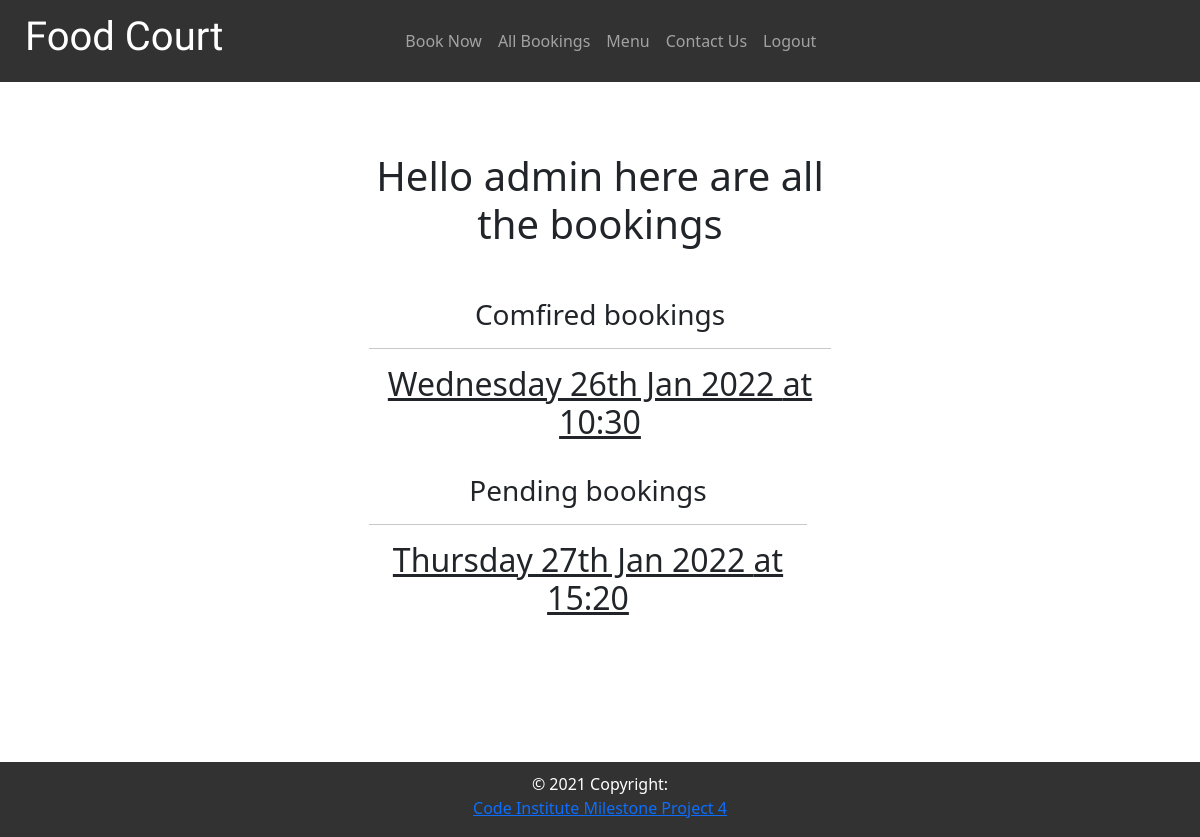
Page /booking/ (signed in) on the committed database.
### booking/models.py (models this page shows, shortened)
class Book(models.Model):
    used_id = models.ForeignKey(
        User, on_delete=models.CASCADE, related_name="booking_books",
    )
    booked_time = models.TimeField()
    booked_date = models.DateField()
    menu_type = models.IntegerField(choices=TYPE, default=0)
    created_on = models.DateTimeField(auto_now_add=True)
    updated_on = models.DateTimeField(auto_now=True)
    table_num = models.IntegerField(choices=TABLES, default=0)
    guests_num = models.IntegerField(choices=GUESTS)
    status = models.IntegerField(choices=STATUS, default=0)
    class Meta:
        ordering = ["-created_on"]

### booking/views.py (the view)
# urls.py: path('', views.booking, name='booking'),
def booking(request):
    booked = Book.objects.filter(status=1)
    pending = Book.objects.filter(status=0)
    context = {
        'booked': booked,
        'pending': pending
    }
    return render(request, 'booking/booking.html', context)

### booking/templates/booking/booking.html (shortened to what this page needs)
{% extends "base.html" %}
{% block content %}
  <div class="container" id="bookings_container">
    {% if request.user.is_authenticated %}
      {% if user.username == "admin" %}
        <div class="row">
          <div class="col">
            <h1 class="description">Hello {{ user.username}} here are all the bookings </h1>
          </div>
        </div>
        <div class="row">
          <div class="col">
            <div id="booked">
              <h3>Comfired bookings</h3>
              <hr>
              {% for booking in booked %}
                  <div class="row">
                    <div class="col">
                      <h2 class="title">{{ booking.booked_date|date:'l dS M Y' }} at {{ booking.booked_time|date:'H:i' }}</h2>
                    </div>
                  </div>
              {% endfor %}
          </div>
        </div>
        <div class="row pending">
          <div class="col">
            <div id="pending">
              <h3>Pending bookings</h3>
              <hr>
                {% for pend in pending %}
                    <div class="row">
                      <div class="col">
                        <h2 class="title">{{ pend.booked_date|date:'l dS M Y' }} at {{ pend.booked_time|date:'H:i' }}</h2>
                      </div>
                    </div>
                  {% endfor %}
            </div>
          </div>
        </div>
      {% endif %}
    {% endif %}
  </div>
{% endblock %}

### static/css/base.css (style rules this page uses)
* { margin: 0; padding: 0; }
html, body { height:100%; padding:0; margin:0; }
body { min-width: 100vw; overflow-x: hidden; background-image: url('https://res.cloudinary.com/dmgrh8ekr/image/upload/v1642891482/greenwich/pattern_wg14iu.png'); background-size: 600px; }
#booked h3 { text-align: center; }
#pending h3 { text-align: center; }
.description { text-align: center; }
.pending { margin-top: 25px; }
#bookings_container { background-color: white; width: 50%; min-height: 80vh; }
.description { margin: 50px 0; }
.title { text-decoration: underline; text-align: center; }

### rows in the picture
Book: booked_date "Wednesday 26th Jan 2022", booked_time "10:30"
Book: booked_date "Thursday 27th Jan 2022", booked_time "15:20"

### other values in the picture
{{ user.username }} "admin"
